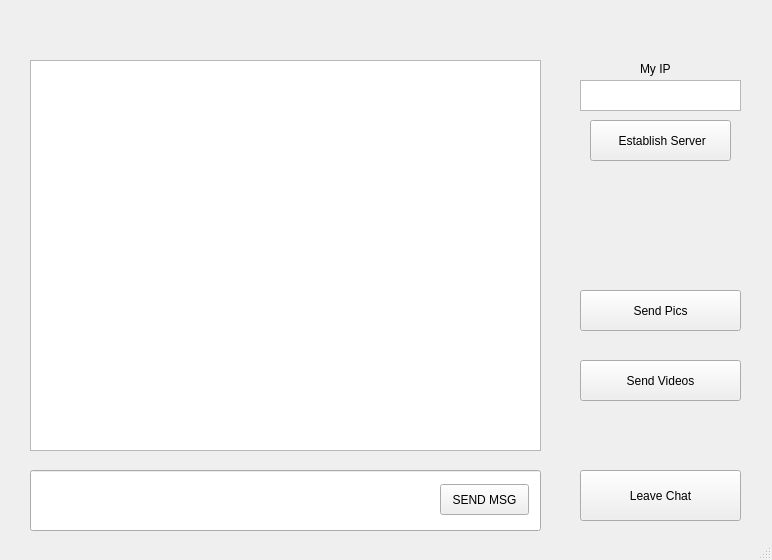
<?xml version="1.0" encoding="UTF-8"?>
<ui version="4.0">
 <class>Server_UI_Mainwindow</class>
 <widget class="QMainWindow" name="Server_UI_Mainwindow">
  <property name="geometry">
   <rect>
    <x>0</x>
    <y>0</y>
    <width>772</width>
    <height>560</height>
   </rect>
  </property>
  <property name="windowTitle">
   <string>MainWindow</string>
  </property>
  <widget class="QWidget" name="centralwidget">
   <widget class="QTextBrowser" name="text_msg_display">
    <property name="geometry">
     <rect>
      <x>30</x>
      <y>60</y>
      <width>511</width>
      <height>391</height>
     </rect>
    </property>
   </widget>
   <widget class="QPushButton" name="send_msg_button">
    <property name="geometry">
     <rect>
      <x>440</x>
      <y>484</y>
      <width>89</width>
      <height>31</height>
     </rect>
    </property>
    <property name="text">
     <string>SEND MSG</string>
    </property>
   </widget>
   <widget class="QPushButton" name="server_establish_button">
    <property name="geometry">
     <rect>
      <x>590</x>
      <y>120</y>
      <width>141</width>
      <height>41</height>
     </rect>
    </property>
    <property name="text">
     <string> Establish Server</string>
    </property>
   </widget>
   <widget class="QTextBrowser" name="ip_display">
    <property name="geometry">
     <rect>
      <x>580</x>
      <y>80</y>
      <width>161</width>
      <height>31</height>
     </rect>
    </property>
   </widget>
   <widget class="QLabel" name="label">
    <property name="geometry">
     <rect>
      <x>640</x>
      <y>60</y>
      <width>67</width>
      <height>17</height>
     </rect>
    </property>
    <property name="text">
     <string>My IP</string>
    </property>
   </widget>
   <widget class="QPushButton" name="send_pics_button">
    <property name="geometry">
     <rect>
      <x>580</x>
      <y>290</y>
      <width>161</width>
      <height>41</height>
     </rect>
    </property>
    <property name="text">
     <string>Send Pics</string>
    </property>
   </widget>
   <widget class="QPushButton" name="send_videos_button">
    <property name="geometry">
     <rect>
      <x>580</x>
      <y>360</y>
      <width>161</width>
      <height>41</height>
     </rect>
    </property>
    <property name="text">
     <string>Send Videos</string>
    </property>
   </widget>
   <widget class="QPushButton" name="leave_button">
    <property name="geometry">
     <rect>
      <x>580</x>
      <y>470</y>
      <width>161</width>
      <height>51</height>
     </rect>
    </property>
    <property name="text">
     <string>Leave Chat</string>
    </property>
   </widget>
   <widget class="QLineEdit" name="msg_to_send">
    <property name="geometry">
     <rect>
      <x>30</x>
      <y>470</y>
      <width>511</width>
      <height>61</height>
     </rect>
    </property>
   </widget>
   <zorder>msg_to_send</zorder>
   <zorder>text_msg_display</zorder>
   <zorder>send_msg_button</zorder>
   <zorder>server_establish_button</zorder>
   <zorder>ip_display</zorder>
   <zorder>label</zorder>
   <zorder>send_pics_button</zorder>
   <zorder>send_videos_button</zorder>
   <zorder>leave_button</zorder>
  </widget>
  <widget class="QStatusBar" name="statusbar"/>
 </widget>
 <resources/>
 <connections/>
</ui>
